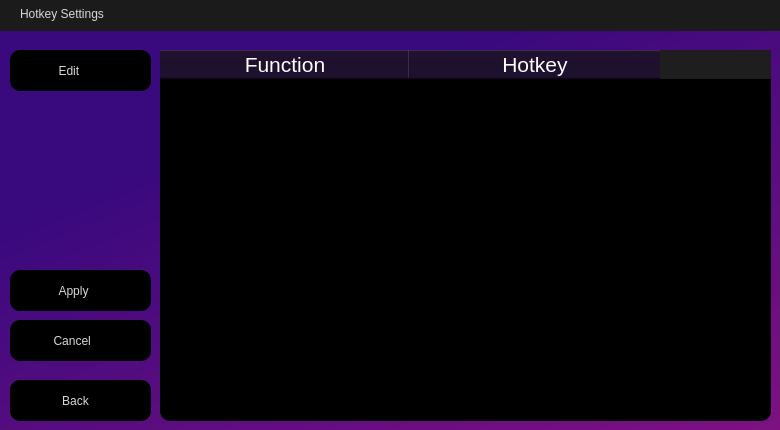
<?xml version="1.0" encoding="UTF-8"?>
<ui version="4.0">
 <class>HotKeySettings</class>
 <widget class="QWidget" name="HotKeySettings">
  <property name="geometry">
   <rect>
    <x>0</x>
    <y>0</y>
    <width>780</width>
    <height>430</height>
   </rect>
  </property>
  <property name="windowTitle">
   <string>Form</string>
  </property>
  <property name="styleSheet">
   <string notr="true">/*background-color: rgb(42, 42, 42);*/


QLabel
{
	color: rgb(216, 216, 216);
}

QPushButton 
{	
	color: rgb(216, 216, 216);
	background-color: rgb(0, 0, 0);
	border-radius: 10px;
}

QPushButton:hover 
{
	background-color: rgb(35, 11, 63);
}

QPushButton:disabled
{
	color: rgb(73, 73, 73);
}

QPushButton:pressed 
{
	background-color: rgb(82, 26, 149);
}

QTableWidget
{
	background-color: rgb(0, 0, 0);
}

QTableWidget::item::selected
{
	background-color: rgb(82, 26, 149);
}

QHeaderView::section
{
	background-color: rgb(20, 6, 36);
}

QHeaderView
{
	background-color: rgb(30, 30, 30);
}</string>
  </property>
  <widget class="QWidget" name="Titlebar_widget" native="true">
   <property name="geometry">
    <rect>
     <x>0</x>
     <y>0</y>
     <width>781</width>
     <height>31</height>
    </rect>
   </property>
   <property name="styleSheet">
    <string notr="true">background-color: rgb(27, 27, 27);</string>
   </property>
   <widget class="QLabel" name="Titlebar_label">
    <property name="geometry">
     <rect>
      <x>20</x>
      <y>0</y>
      <width>251</width>
      <height>21</height>
     </rect>
    </property>
    <property name="text">
     <string>Hotkey Settings</string>
    </property>
    <property name="alignment">
     <set>Qt::AlignmentFlag::AlignBottom|Qt::AlignmentFlag::AlignLeading|Qt::AlignmentFlag::AlignLeft</set>
    </property>
   </widget>
  </widget>
  <widget class="QTableWidget" name="PlayList_table">
   <property name="geometry">
    <rect>
     <x>160</x>
     <y>50</y>
     <width>611</width>
     <height>371</height>
    </rect>
   </property>
   <property name="styleSheet">
    <string notr="true">
/* Vertical Scrollbar */
QScrollBar:vertical 
{
    border: 2px solid black;
    background: black;
    width: 15px;
    margin: 22px 0 22px 0;
}

QScrollBar::handle:vertical 
{
    background: rgb(30, 30, 30);
    min-height: 40px;
    border-radius: 4px; 
}

QScrollBar::add-line:vertical 
{
    border: 2px solid rgb(30, 30, 30);
    background: rgb(30, 30, 30);
    height: 15px;
    border-radius: 4px; 
    subcontrol-position: bottom;
    subcontrol-origin: margin;
}

QScrollBar::sub-line:vertical 
{
    border: 2px solid rgb(30, 30, 30);
    background: rgb(30, 30, 30);
    height: 15px;
    border-radius: 4px; 
    subcontrol-position: top;
    subcontrol-origin: margin;
}

/* Horizontal Scrollbar */
QScrollBar:horizontal 
{
    border: 2px solid black;
    background: black;
    height: 15px;
    margin: 0 22px 0 22px;
}

QScrollBar::handle:horizontal 
{
    background: rgb(30, 30, 30);
    min-width: 40px;
    border-radius: 4px; 
}

QScrollBar::add-line:horizontal 
{
    border: 2px solid rgb(30, 30, 30);
    background: rgb(30, 30, 30);
    width: 15px;
    border-radius: 4px; 
    subcontrol-position: right;
    subcontrol-origin: margin;
}

QScrollBar::sub-line:horizontal 
{
    border: 2px solid rgb(30, 30, 30);
    background: rgb(30, 30, 30);
    width: 15px;
    border-radius: 4px; 
    subcontrol-position: left;
    subcontrol-origin: margin;
}


QHeaderView::section 
{
        color: white;  /* Font color for headers */
}

QTableWidget::item
{
       color: rgb(20, 205, 255); 
}

QTableWidget 
{
	border: none;
	border-radius: 10px;
}
</string>
   </property>
   <property name="autoScroll">
    <bool>false</bool>
   </property>
   <property name="selectionMode">
    <enum>QAbstractItemView::SelectionMode::SingleSelection</enum>
   </property>
   <property name="selectionBehavior">
    <enum>QAbstractItemView::SelectionBehavior::SelectRows</enum>
   </property>
   <property name="columnCount">
    <number>2</number>
   </property>
   <attribute name="horizontalHeaderCascadingSectionResizes">
    <bool>false</bool>
   </attribute>
   <attribute name="horizontalHeaderDefaultSectionSize">
    <number>250</number>
   </attribute>
   <attribute name="horizontalHeaderShowSortIndicator" stdset="0">
    <bool>false</bool>
   </attribute>
   <attribute name="horizontalHeaderStretchLastSection">
    <bool>false</bool>
   </attribute>
   <attribute name="verticalHeaderVisible">
    <bool>false</bool>
   </attribute>
   <column>
    <property name="text">
     <string>Function</string>
    </property>
    <property name="font">
     <font>
      <pointsize>16</pointsize>
     </font>
    </property>
   </column>
   <column>
    <property name="text">
     <string>Hotkey</string>
    </property>
    <property name="font">
     <font>
      <pointsize>16</pointsize>
     </font>
    </property>
   </column>
  </widget>
  <widget class="QPushButton" name="Edit_button">
   <property name="geometry">
    <rect>
     <x>10</x>
     <y>50</y>
     <width>141</width>
     <height>41</height>
    </rect>
   </property>
   <property name="styleSheet">
    <string notr="true"/>
   </property>
   <property name="text">
    <string> Edit        </string>
   </property>
   <property name="icon">
    <iconset resource="resources.qrc">
     <normaloff>:/icons/icons/white-edit.png</normaloff>
     <disabledoff>:/icons/icons/white-edit-disabled.png</disabledoff>:/icons/icons/white-edit.png</iconset>
   </property>
   <property name="iconSize">
    <size>
     <width>24</width>
     <height>24</height>
    </size>
   </property>
  </widget>
  <widget class="QPushButton" name="Back_button">
   <property name="geometry">
    <rect>
     <x>10</x>
     <y>380</y>
     <width>141</width>
     <height>41</height>
    </rect>
   </property>
   <property name="text">
    <string>  Back     </string>
   </property>
   <property name="icon">
    <iconset resource="resources.qrc">
     <normaloff>:/icons/icons/white-left-arrow.png</normaloff>
     <disabledoff>:/icons/icons/white-left-arrow-disabled.png</disabledoff>:/icons/icons/white-left-arrow.png</iconset>
   </property>
   <property name="iconSize">
    <size>
     <width>15</width>
     <height>15</height>
    </size>
   </property>
  </widget>
  <widget class="QWidget" name="background_widget" native="true">
   <property name="geometry">
    <rect>
     <x>0</x>
     <y>30</y>
     <width>801</width>
     <height>421</height>
    </rect>
   </property>
   <property name="styleSheet">
    <string notr="true">background-color: qlineargradient(spread:pad, x1:0.369, y1:0.182, x2:1, y2:1, stop:0 rgba(57, 9, 126, 255), stop:1 rgba(129, 18, 129, 255));</string>
   </property>
  </widget>
  <widget class="QPushButton" name="Apply_button">
   <property name="geometry">
    <rect>
     <x>10</x>
     <y>270</y>
     <width>141</width>
     <height>41</height>
    </rect>
   </property>
   <property name="text">
    <string> Apply     </string>
   </property>
   <property name="icon">
    <iconset resource="resources.qrc">
     <normaloff>:/icons/icons/check.png</normaloff>
     <disabledoff>:/icons/icons/check-disabled.png</disabledoff>:/icons/icons/check.png</iconset>
   </property>
   <property name="iconSize">
    <size>
     <width>18</width>
     <height>18</height>
    </size>
   </property>
  </widget>
  <widget class="QPushButton" name="Cancel_button">
   <property name="geometry">
    <rect>
     <x>10</x>
     <y>320</y>
     <width>141</width>
     <height>41</height>
    </rect>
   </property>
   <property name="text">
    <string>  Cancel       </string>
   </property>
   <property name="icon">
    <iconset resource="resources.qrc">
     <normaloff>:/icons/icons/cancel.png</normaloff>
     <disabledoff>:/icons/icons/cancel-disabled.png</disabledoff>:/icons/icons/cancel.png</iconset>
   </property>
   <property name="iconSize">
    <size>
     <width>18</width>
     <height>18</height>
    </size>
   </property>
  </widget>
  <zorder>background_widget</zorder>
  <zorder>Titlebar_widget</zorder>
  <zorder>PlayList_table</zorder>
  <zorder>Edit_button</zorder>
  <zorder>Back_button</zorder>
  <zorder>Apply_button</zorder>
  <zorder>Cancel_button</zorder>
 </widget>
 <resources>
  <include location="resources.qrc"/>
 </resources>
 <connections/>
</ui>
